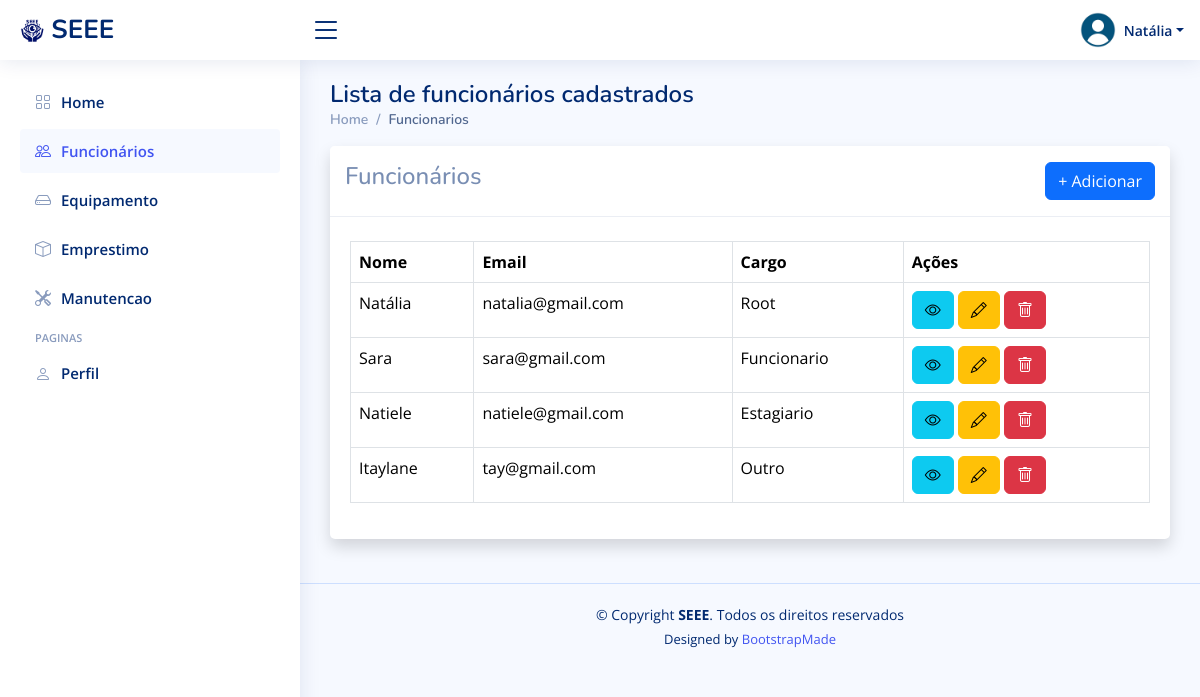
/funcionario/list/ (signed in), run on the app's committed database.
### funcionario/models.py (models this page shows)
class Funcionario(Usuario):
    class Cargo(models.IntegerChoices):
        ROOT = 1, 'Root'
        FUNCIONARIO = 2, 'Funcionario'
        ESTAGIARIO = 3, 'Estagiario'
        OUTRO = 4, 'Outro'
    cargo = models.IntegerField(
        choices=Cargo.choices,
        default=Cargo.OUTRO,
    )

### funcionario/views.py (the view)
# urls.py: path('list/', views.list, name='emprestimoList'),
@login_required
def list(request):
    funcionarios = Funcionario.objects.all()
    return render(request, 'funcionario/list.html', {'funcionarios':funcionarios})

### funcionario/contextProcess.py (called while the page is built)
def user_group_context(request):
    user = request.user
    isAdmin = user.groups.filter(name='Admin').exists()
    isFuncionario = user.groups.filter(name='Funcionarios').exists()
    return {
        'isAdmin': isAdmin,
        'isDuncionario': isFuncionario,
    }

### templates/funcionario/list.html (shortened to what this page needs)
{% extends 'funcionario/_base.html' %}
{% block content %}
<div class="pagetitle">
    <h1>Lista de funcionários cadastrados</h1>
    <nav>
      <ol class="breadcrumb">
        <li class="breadcrumb-item"><a href="/funcionario/">Home</a></li>
        <li class="breadcrumb-item active">Funcionarios</li>
      </ol>
    </nav>
  </div>
<div class="card shadow mb-4">
    <div class="card-header py-3 d-sm-flex align-items-center justify-content-between mb-4">
        <h4>Funcionários</h4>
        <a class="btn btn-primary" href="{% url 'funcionarioAdd' %}">+ Adicionar</a>
    </div>
    <div class="card-body">
        <div class="table-responsive">
            <table class="table table-bordered">
                <thead>
                    <tr>
                        <th>Nome</th>
                        <th>Email</th>
                        <th>Cargo</th>
                        <th>Ações</th>
                    </tr>
                </thead>
                <tbody>
                    {% for f in funcionarios %}
                        <tr>
                            <td>{{ f.username }}</td>
                            <td>{{ f.email }}</td>
                            <td>{{ f.get_cargo_display }}</td>
                            <td>
                                <a class="btn btn-info" href="{% url 'funcionarioDetail' f.id %}" data-bs-toggle="tooltip" data-bs-placement="top" title="Ver detalhes"><i class="bi bi-eye"></i></a>
                                <a class="btn btn-warning" href="{% url 'funcionarioEdit' f.id  %}" data-bs-toggle="tooltip" data-bs-placement="top" title="Editar"><i class="bi bi-pencil"></i></a>
                                <button type="button" class="btn btn-danger" data-bs-toggle="modal" data-bs-target="#basicModal-{{ f.id }}"><i class="bi bi-trash"></i></button>
                            </td>
                        </tr>
                    {% endfor %}
                </tbody>
            </table>
        </div>
    </div>
</div>
{% endblock %}

### templates/funcionario/_base.html (shortened to what this page needs)
{% load static %}
<!DOCTYPE html>
<html lang="pt-br">
<head>
  <link href="{% static 'assets/vendor/bootstrap/css/bootstrap.min.css' %}" rel="stylesheet">
  <link href="{% static 'assets/vendor/bootstrap-icons/bootstrap-icons.css' %}" rel="stylesheet">
  <link href="{% static 'assets/vendor/boxicons/css/boxicons.min.css' %}" rel="stylesheet">
  <link href="{% static 'assets/vendor/quill/quill.snow.css' %}" rel="stylesheet">
  <link href="{% static 'assets/vendor/quill/quill.bubble.css' %}" rel="stylesheet">
  <link href="{% static 'assets/vendor/remixicon/remixicon.css' %}" rel="stylesheet">
  <link href="{% static 'assets/vendor/simple-datatables/style.css' %}" rel="stylesheet">
  <link href="{% static 'assets/css/style.css' %}" rel="stylesheet">
</head>
<body>
  <header id="header" class="header fixed-top d-flex align-items-center">
    <div class="d-flex align-items-center justify-content-between">
      <a href="/funcionario/" class="logo d-flex align-items-center">
        <img src="{% static 'assets/img/SEEE.png' %}" alt="">
        <span class="d-none d-lg-block">SEEE</span>
      </a>
      <i class="bi bi-list toggle-sidebar-btn"></i>
    </div>
    <nav class="header-nav ms-auto">
      <ul class="d-flex align-items-center">
        <li class="nav-item dropdown pe-3">
          <a class="nav-link nav-profile d-flex align-items-center pe-0" href="#" data-bs-toggle="dropdown">
            <img src="{% static 'assets/img/profile.png' %}" alt="Profile" class="rounded-circle">
            <span class="d-none d-md-block dropdown-toggle ps-2">{{ user.username }}</span>
          </a>
        </li>
      </ul>
    </nav>
  </header>
  {% include 'funcionario/sidebar.html'%}
  <main id="main" class="main">
    {% block content %}
    {% endblock %}
  </main>
  <footer id="footer" class="footer">
    <div class="copyright">
      &copy; Copyright <strong><span>SEEE</span></strong>. Todos os direitos reservados
    </div>
    <div class="credits">
      Designed by <a href="https://bootstrapmade.com/">BootstrapMade</a>
    </div>
  </footer>
</body>
</html>

### static/assets/css/style.css (style rules this page uses)
:root { scroll-behavior: smooth; }
body { font-family: "Open Sans", sans-serif; background: #f6f9ff; color: #444444; }
a { color: #4154f1; text-decoration: none; }
h1, h2, h3, h4, h5, h6 { font-family: "Nunito", sans-serif; }
#main { margin-top: 60px; padding: 20px 30px; transition: all 0.3s; }
.pagetitle { margin-bottom: 10px; }
.pagetitle h1 { font-size: 24px; margin-bottom: 0; font-weight: 600; color: #012970; }
.card { margin-bottom: 30px; border: none; border-radius: 5px; box-shadow: 0px 0 30px rgba(1, 41, 112, 0.1); }
.card-header, .card-footer { border-color: #ebeef4; background-color: #fff; color: #798eb3; padding: 15px; }
.card-body { padding: 0 20px 20px 20px; }
.breadcrumb { font-size: 14px; font-family: "Nunito", sans-serif; color: #899bbd; font-weight: 600; }
.breadcrumb a { color: #899bbd; transition: 0.3s; }
.breadcrumb .breadcrumb-item::before { color: #899bbd; }
.breadcrumb .active { color: #51678f; font-weight: 600; }
.logo { line-height: 1; }
@media (min-width: 1200px) { .logo { width: 280px; } }
.logo img { max-height: 26px; margin-right: 6px; }
.logo span { font-size: 26px; font-weight: 700; color: #012970; font-family: "Nunito", sans-serif; }
.header { transition: all 0.5s; z-index: 997; height: 60px; box-shadow: 0px 2px 20px rgba(1, 41, 112, 0.1); background-color: #fff; padding-left: 20px; }
.header .toggle-sidebar-btn { font-size: 32px; padding-left: 10px; cursor: pointer; color: #012970; }
.header-nav ul { list-style: none; }
.header-nav>ul { margin: 0; padding: 0; }
.header-nav .nav-profile { color: #012970; }
.header-nav .nav-profile img { max-height: 36px; }
.header-nav .nav-profile span { font-size: 14px; font-weight: 600; }
@media (min-width: 1200px) { #main, #footer { margin-left: 300px; } }
.footer { padding: 20px 0; font-size: 14px; transition: all 0.3s; border-top: 1px solid #cddfff; }
.footer .copyright { text-align: center; color: #012970; }
.footer .credits { padding-top: 5px; text-align: center; font-size: 13px; color: #012970; }

### data on the page
Funcionario: username "Natália", email "natalia@gmail.com", cargo "Root"
Funcionario: username "Sara", email "sara@gmail.com", cargo "Funcionario"
Funcionario: username "Natiele", email "natiele@gmail.com", cargo "Estagiario"
Funcionario: username "Itaylane", email "tay@gmail.com", cargo "Outro"

### other printed values
{{ user.username }} "Natália"
